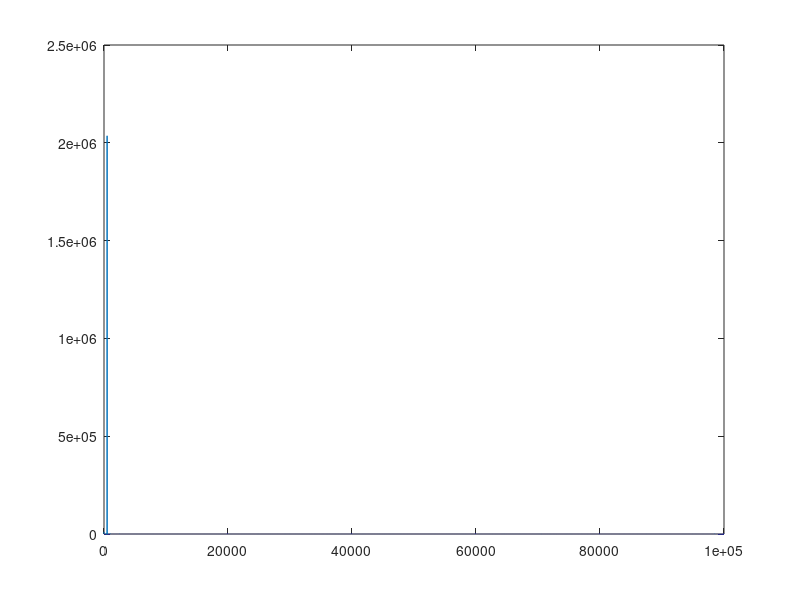
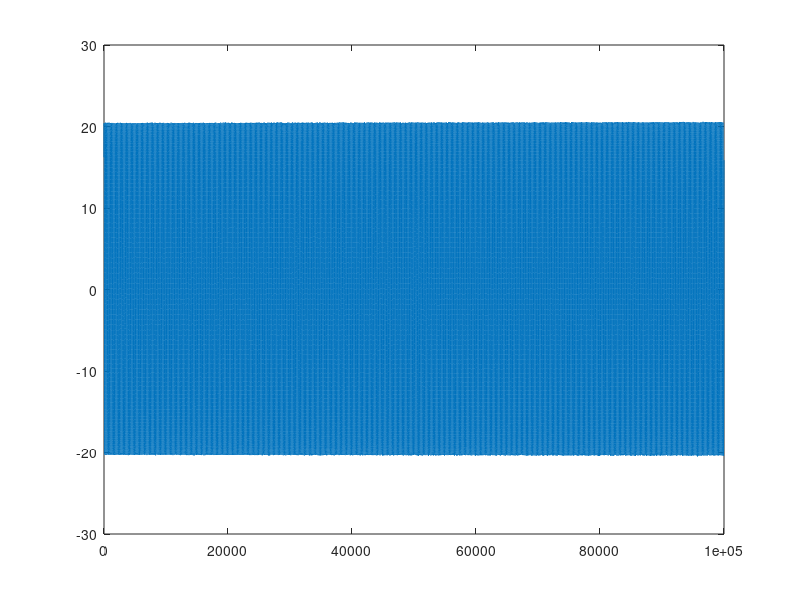

Reproduce these figures in MATLAB, in order.
close all;
clear all;
load('x.mat');
load('y.mat');
figure;
% plot(abs(fft(x)));
% hold on;
plot(abs(fft(y)));

figure; plot(real(y));
% hold on; 
% plot(real(x));